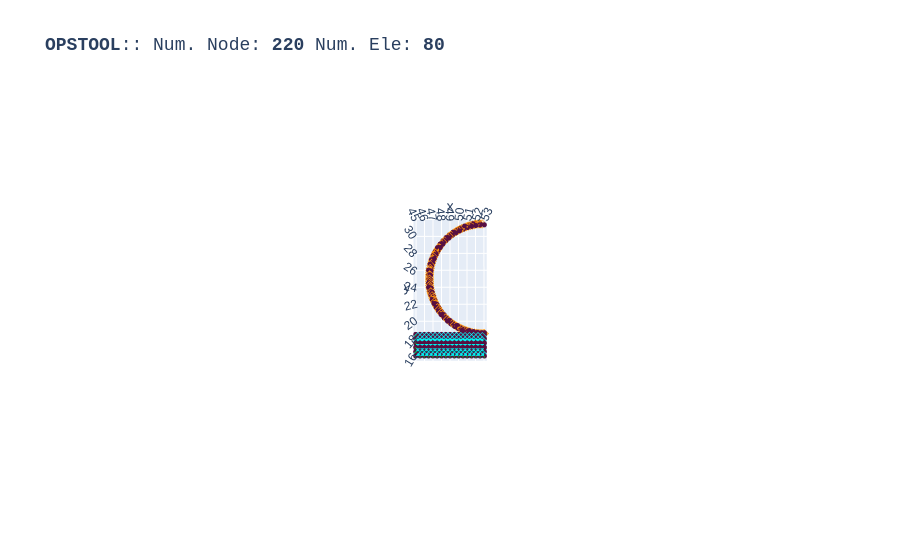

Write notebook code for a chart like this one.
### Code cell
opst.vis.plotly.plot_model()

### Figure 1 — Plotly figure (JSON) as saved in the notebook; plotly's stock layout.template omitted (floating-point values rounded to 4 significant figures; data arrays with more than 128 entries replaced by an {"elided": "..."} marker saying what was removed)
{"data": [{"color": "#00FFFF", "hoverinfo": "skip", "i": {"elided": "160 int values"}, "j": {"elided": "160 int values"}, "k": {"elided": "160 int values"}, "name": "FourNodeQuad", "opacity": 1, "type": "mesh3d", "x": {"elided": "320 float values"}, "y": {"elided": "320 float values"}, "z": {"elided": "320 float values"}}, {"connectgaps": false, "hoverinfo": "skip", "line": {"color": "black", "width": 1}, "mode": "lines", "name": "Edge", "type": "scatter3d", "x": {"elided": "480 float values"}, "y": {"elided": "480 float values"}, "z": {"elided": "480 float values"}}, {"connectgaps": false, "hoverinfo": "skip", "line": {"color": "#ff9408", "width": 5}, "mode": "lines", "name": "BeamContact2D", "type": "scatter3d", "x": {"elided": "240 float values"}, "y": {"elided": "240 float values"}, "z": {"elided": "240 float values"}}, {"customdata": ["eleTag: 1<br>connectedNodes:<br> [ 1  2 19 18]", "eleTag: 2<br>connectedNodes:<br> [ 2  3 20 19]", "eleTag: 3<br>connectedNodes:<br> [ 3  4 21 20]", "eleTag: 4<br>connectedNodes:<br> [ 4  5 22 21]", "eleTag: 5<br>connectedNodes:<br> [ 5  6 23 22]", "eleTag: 6<br>connectedNodes:<br> [ 6  7 24 23]", "eleTag: 7<br>connectedNodes:<br> [ 7  8 25 24]", "eleTag: 8<br>connectedNodes:<br> [ 8  9 26 25]", "eleTag: 9<br>connectedNodes:<br> [ 9 10 27 26]", "eleTag: 10<br>connectedNodes:<br> [10 11 28 27]", "eleTag: 11<br>connectedNodes:<br> [11 12 29 28]", "eleTag: 12<br>connectedNodes:<br> [12 13 30 29]", "eleTag: 13<br>connectedNodes:<br> [13 14 31 30]", "eleTag: 14<br>connectedNodes:<br> [14 15 32 31]", "eleTag: 15<br>connectedNodes:<br> [15 16 33 32]", "eleTag: 16<br>connectedNodes:<br> [16 17 34 33]", "eleTag: 17<br>connectedNodes:<br> [18 19 36 35]", "eleTag: 18<br>connectedNodes:<br> [19 20 37 36]", "eleTag: 19<br>connectedNodes:<br> [20 21 38 37]", "eleTag: 20<br>connectedNodes:<br> [21 22 39 38]", "eleTag: 21<br>connectedNodes:<br> [22 23 40 39]", "eleTag: 22<br>connectedNodes:<br> [23 24 41 40]", "eleTag: 23<br>connectedNodes:<br> [24 25 42 41]", "eleTag: 24<br>connectedNodes:<br> [25 26 43 42]", "eleTag: 25<br>connectedNodes:<br> [26 27 44 43]", "eleTag: 26<br>connectedNodes:<br> [27 28 45 44]", "eleTag: 27<br>connectedNodes:<br> [28 29 46 45]", "eleTag: 28<br>connectedNodes:<br> [29 30 47 46]", "eleTag: 29<br>connectedNodes:<br> [30 31 48 47]", "eleTag: 30<br>connectedNodes:<br> [31 32 49 48]", "eleTag: 31<br>connectedNodes:<br> [32 33 50 49]", "eleTag: 32<br>connectedNodes:<br> [33 34 51 50]", "eleTag: 33<br>connectedNodes:<br> [35 36 53 52]", "eleTag: 34<br>connectedNodes:<br> [36 37 54 53]", "eleTag: 35<br>connectedNodes:<br> [37 38 55 54]", "eleTag: 36<br>connectedNodes:<br> [38 39 56 55]", "eleTag: 37<br>connectedNodes:<br> [39 40 57 56]", "eleTag: 38<br>connectedNodes:<br> [40 41 58 57]", "eleTag: 39<br>connectedNodes:<br> [41 42 59 58]", "eleTag: 40<br>connectedNodes:<br> [42 43 60 59]", "eleTag: 41<br>connectedNodes:<br> [43 44 61 60]", "eleTag: 42<br>connectedNodes:<br> [44 45 62 61]", "eleTag: 43<br>connectedNodes:<br> [45 46 63 62]", "eleTag: 44<br>connectedNodes:<br> [46 47 64 63]", "eleTag: 45<br>connectedNodes:<br> [47 48 65 64]", "eleTag: 46<br>connectedNodes:<br> [48 49 66 65]", "eleTag: 47<br>connectedNodes:<br> [49 50 67 66]", "eleTag: 48<br>connectedNodes:<br> [50 51 68 67]", "eleTag: 49<br>connectedNodes:<br> [52 53 70 69]", "eleTag: 50<br>connectedNodes:<br> [53 54 71 70]", "eleTag: 51<br>connectedNodes:<br> [54 55 72 71]", "eleTag: 52<br>connectedNodes:<br> [55 56 73 72]", "eleTag: 53<br>connectedNodes:<br> [56 57 74 73]", "eleTag: 54<br>connectedNodes:<br> [57 58 75 74]", "eleTag: 55<br>connectedNodes:<br> [58 59 76 75]", "eleTag: 56<br>connectedNodes:<br> [59 60 77 76]", "eleTag: 57<br>connectedNodes:<br> [60 61 78 77]", "eleTag: 58<br>connectedNodes:<br> [61 62 79 78]", "eleTag: 59<br>connectedNodes:<br> [62 63 80 79]", "eleTag: 60<br>connectedNodes:<br> [63 64 81 80]", "eleTag: 61<br>connectedNodes:<br> [64 65 82 81]", "eleTag: 62<br>connectedNodes:<br> [65 66 83 82]", "eleTag: 63<br>connectedNodes:<br> [66 67 84 83]", "eleTag: 64<br>connectedNodes:<br> [67 68 85 84]", "eleTag: 65<br>connectedNodes:<br> [69 70 87 86]", "eleTag: 66<br>connectedNodes:<br> [70 71 88 87]", "eleTag: 67<br>connectedNodes:<br> [71 72 89 88]", "eleTag: 68<br>connectedNodes:<br> [72 73 90 89]", "eleTag: 69<br>connectedNodes:<br> [73 74 91 90]", "eleTag: 70<br>connectedNodes:<br> [74 75 92 91]", "eleTag: 71<br>connectedNodes:<br> [75 76 93 92]", "eleTag: 72<br>connectedNodes:<br> [76 77 94 93]", "eleTag: 73<br>connectedNodes:<br> [77 78 95 94]", "eleTag: 74<br>connectedNodes:<br> [78 79 96 95]", "eleTag: 75<br>connectedNodes:<br> [79 80 97 96]", "eleTag: 76<br>connectedNodes:<br> [80 81 98 97]", "eleTag: 77<br>connectedNodes:<br> [81 82 99 98]", "eleTag: 78<br>connectedNodes:<br> [ 82  83 100  99]", "eleTag: 79<br>connectedNodes:<br> [ 83  84 101 100]", "eleTag: 80<br>connectedNodes:<br> [ 84  85 102 101]"], "hovertemplate": "%{customdata}", "marker": {"color": "#00FFFF", "size": 3, "symbol": "diamond-open"}, "mode": "markers", "name": "FourNodeQuad", "type": "scatter3d", "x": [45.25, 45.75, 46.25, 46.75, 47.25, 47.75, 48.25, 48.75, 49.25, 49.75, 50.25, 50.75, 51.25, 51.75, 52.25, 52.75, 45.25, 45.75, 46.25, 46.75, 47.25, 47.75, 48.25, 48.75, 49.25, 49.75, 50.25, 50.75, 51.25, 51.75, 52.25, 52.75, 45.25, 45.75, 46.25, 46.75, 47.25, 47.75, 48.25, 48.75, 49.25, 49.75, 50.25, 50.75, 51.25, 51.75, 52.25, 52.75, 45.25, 45.75, 46.25, 46.75, 47.25, 47.75, 48.25, 48.75, 49.25, 49.75, 50.25, 50.75, 51.25, 51.75, 52.25, 52.75, 45.25, 45.75, 46.25, 46.75, 47.25, 47.75, 48.25, 48.75, 49.25, 49.75, 50.25, 50.75, 51.25, 51.75, 52.25, 52.75], "y": [16.25, 16.25, 16.25, 16.25, 16.25, 16.25, 16.25, 16.25, 16.25, 16.25, 16.25, 16.25, 16.25, 16.25, 16.25, 16.25, 16.75, 16.75, 16.75, 16.75, 16.75, 16.75, 16.75, 16.75, 16.75, 16.75, 16.75, 16.75, 16.75, 16.75, 16.75, 16.75, 17.25, 17.25, 17.25, 17.25, 17.25, 17.25, 17.25, 17.25, 17.25, 17.25, 17.25, 17.25, 17.25, 17.25, 17.25, 17.25, 17.75, 17.75, 17.75, 17.75, 17.75, 17.75, 17.75, 17.75, 17.75, 17.75, 17.75, 17.75, 17.75, 17.75, 17.75, 17.75, 18.25, 18.25, 18.25, 18.25, 18.25, 18.25, 18.25, 18.25, 18.25, 18.25, 18.25, 18.25, 18.25, 18.25, 18.25, 18.25], "z": [0.0, 0.0, 0.0, 0.0, 0.0, 0.0, 0.0, 0.0, 0.0, 0.0, 0.0, 0.0, 0.0, 0.0, 0.0, 0.0, 0.0, 0.0, 0.0, 0.0, 0.0, 0.0, 0.0, 0.0, 0.0, 0.0, 0.0, 0.0, 0.0, 0.0, 0.0, 0.0, 0.0, 0.0, 0.0, 0.0, 0.0, 0.0, 0.0, 0.0, 0.0, 0.0, 0.0, 0.0, 0.0, 0.0, 0.0, 0.0, 0.0, 0.0, 0.0, 0.0, 0.0, 0.0, 0.0, 0.0, 0.0, 0.0, 0.0, 0.0, 0.0, 0.0, 0.0, 0.0, 0.0, 0.0, 0.0, 0.0, 0.0, 0.0, 0.0, 0.0, 0.0, 0.0, 0.0, 0.0, 0.0, 0.0, 0.0, 0.0]}, {"customdata": ["eleTag: 1000<br>connectedNodes:<br> [240 103]", "eleTag: 1000<br>connectedNodes:<br> [240 104]", "eleTag: 1001<br>connectedNodes:<br> [241 104]", "eleTag: 1001<br>connectedNodes:<br> [241 105]", "eleTag: 1002<br>connectedNodes:<br> [242 105]", "eleTag: 1002<br>connectedNodes:<br> [242 106]", "eleTag: 1003<br>connectedNodes:<br> [243 106]", "eleTag: 1003<br>connectedNodes:<br> [243 107]", "eleTag: 1004<br>connectedNodes:<br> [244 107]", "eleTag: 1004<br>connectedNodes:<br> [244 108]", "eleTag: 1005<br>connectedNodes:<br> [245 108]", "eleTag: 1005<br>connectedNodes:<br> [245 109]", "eleTag: 1006<br>connectedNodes:<br> [246 109]", "eleTag: 1006<br>connectedNodes:<br> [246 110]", "eleTag: 1007<br>connectedNodes:<br> [247 110]", "eleTag: 1007<br>connectedNodes:<br> [247 111]", "eleTag: 1008<br>connectedNodes:<br> [248 111]", "eleTag: 1008<br>connectedNodes:<br> [248 112]", "eleTag: 1009<br>connectedNodes:<br> [249 112]", "eleTag: 1009<br>connectedNodes:<br> [249 113]", "eleTag: 1010<br>connectedNodes:<br> [250 113]", "eleTag: 1010<br>connectedNodes:<br> [250 114]", "eleTag: 1011<br>connectedNodes:<br> [251 114]", "eleTag: 1011<br>connectedNodes:<br> [251 115]", "eleTag: 1012<br>connectedNodes:<br> [252 115]", "eleTag: 1012<br>connectedNodes:<br> [252 116]", "eleTag: 1013<br>connectedNodes:<br> [253 116]", "eleTag: 1013<br>connectedNodes:<br> [253 117]", "eleTag: 1014<br>connectedNodes:<br> [254 117]", "eleTag: 1014<br>connectedNodes:<br> [254 118]", "eleTag: 1015<br>connectedNodes:<br> [255 118]", "eleTag: 1015<br>connectedNodes:<br> [255 119]", "eleTag: 1016<br>connectedNodes:<br> [256 119]", "eleTag: 1016<br>connectedNodes:<br> [256 120]", "eleTag: 1017<br>connectedNodes:<br> [257 120]", "eleTag: 1017<br>connectedNodes:<br> [257 121]", "eleTag: 1018<br>connectedNodes:<br> [258 121]", "eleTag: 1018<br>connectedNodes:<br> [258 122]", "eleTag: 1019<br>connectedNodes:<br> [259 122]", "eleTag: 1019<br>connectedNodes:<br> [259 123]", "eleTag: 1020<br>connectedNodes:<br> [260 123]", "eleTag: 1020<br>connectedNodes:<br> [260 124]", "eleTag: 1021<br>connectedNodes:<br> [261 124]", "eleTag: 1021<br>connectedNodes:<br> [261 125]", "eleTag: 1022<br>connectedNodes:<br> [262 125]", "eleTag: 1022<br>connectedNodes:<br> [262 126]", "eleTag: 1023<br>connectedNodes:<br> [263 126]", "eleTag: 1023<br>connectedNodes:<br> [263 127]", "eleTag: 1024<br>connectedNodes:<br> [264 127]", "eleTag: 1024<br>connectedNodes:<br> [264 128]", "eleTag: 1025<br>connectedNodes:<br> [265 128]", "eleTag: 1025<br>connectedNodes:<br> [265 129]", "eleTag: 1026<br>connectedNodes:<br> [266 129]", "eleTag: 1026<br>connectedNodes:<br> [266 130]", "eleTag: 1027<br>connectedNodes:<br> [267 130]", "eleTag: 1027<br>connectedNodes:<br> [267 131]", "eleTag: 1028<br>connectedNodes:<br> [268 131]", "eleTag: 1028<br>connectedNodes:<br> [268 132]", "eleTag: 1029<br>connectedNodes:<br> [269 132]", "eleTag: 1029<br>connectedNodes:<br> [269 133]", "eleTag: 1030<br>connectedNodes:<br> [270 133]", "eleTag: 1030<br>connectedNodes:<br> [270 134]", "eleTag: 1031<br>connectedNodes:<br> [271 134]", "eleTag: 1031<br>connectedNodes:<br> [271 135]", "eleTag: 1032<br>connectedNodes:<br> [272 135]", "eleTag: 1032<br>connectedNodes:<br> [272 136]", "eleTag: 1033<br>connectedNodes:<br> [273 136]", "eleTag: 1033<br>connectedNodes:<br> [273 137]", "eleTag: 1034<br>connectedNodes:<br> [274 137]", "eleTag: 1034<br>connectedNodes:<br> [274 138]", "eleTag: 1035<br>connectedNodes:<br> [275 138]", "eleTag: 1035<br>connectedNodes:<br> [275 139]", "eleTag: 1036<br>connectedNodes:<br> [276 139]", "eleTag: 1036<br>connectedNodes:<br> [276 140]", "eleTag: 1037<br>connectedNodes:<br> [100 140]", "eleTag: 1037<br>connectedNodes:<br> [100 141]", "eleTag: 1038<br>connectedNodes:<br> [101 141]", "eleTag: 1038<br>connectedNodes:<br> [101 142]", "eleTag: 1039<br>connectedNodes:<br> [102 142]", "eleTag: 1039<br>connectedNodes:<br> [102 143]"], "hovertemplate": "%{customdata}", "marker": {"color": "#ff9408", "size": 3, "symbol": "diamond-open"}, "mode": "markers", "name": "BeamContact2D", "type": "scatter3d", "x": [52.75, 52.5, 52.25, 52.0, 51.84, 51.59, 51.35, 51.11, 50.87, 50.64, 50.38, 50.16, 49.94, 49.72, 49.5, 49.29, 49.09, 48.89, 48.71, 48.52, 48.34, 48.17, 48.01, 47.86, 47.7, 47.57, 47.43, 47.31, 47.19, 47.09, 46.99, 46.91, 46.83, 46.76, 46.68, 46.63, 46.63, 46.61, 46.61, 46.6, 46.6, 46.61, 46.61, 46.65, 46.7, 46.76, 46.82, 46.89, 46.99, 47.08, 47.18, 47.29, 47.41, 47.54, 47.68, 47.83, 47.97, 48.13, 48.31, 48.49, 48.68, 48.87, 49.07, 49.27, 49.49, 49.7, 49.91, 50.13, 50.35, 50.58, 50.84, 51.07, 51.31, 51.55, 51.86, 52.1, 52.35, 52.6, 52.85, 53.0], "y": [31.4, 31.39, 31.39, 31.36, 31.32, 31.27, 31.21, 31.14, 31.06, 30.97, 30.87, 30.76, 30.65, 30.52, 30.39, 30.25, 30.09, 29.94, 29.78, 29.61, 29.42, 29.24, 29.05, 28.85, 28.64, 28.43, 28.19, 27.98, 27.75, 27.52, 27.27, 27.04, 26.78, 26.54, 26.19, 25.95, 25.7, 25.45, 25.2, 24.95, 24.7, 24.45, 24.2, 23.95, 23.73, 23.48, 23.24, 23.0, 22.74, 22.51, 22.29, 22.06, 21.83, 21.61, 21.39, 21.19, 21.0, 20.81, 20.61, 20.43, 20.25, 20.08, 19.92, 19.77, 19.62, 19.49, 19.37, 19.25, 19.15, 19.05, 18.95, 18.87, 18.8, 18.74, 18.67, 18.62, 18.62, 18.6, 18.6, 18.6], "z": [0.0, 0.0, 0.0, 0.0, 0.0, 0.0, 0.0, 0.0, 0.0, 0.0, 0.0, 0.0, 0.0, 0.0, 0.0, 0.0, 0.0, 0.0, 0.0, 0.0, 0.0, 0.0, 0.0, 0.0, 0.0, 0.0, 0.0, 0.0, 0.0, 0.0, 0.0, 0.0, 0.0, 0.0, 0.0, 0.0, 0.0, 0.0, 0.0, 0.0, 0.0, 0.0, 0.0, 0.0, 0.0, 0.0, 0.0, 0.0, 0.0, 0.0, 0.0, 0.0, 0.0, 0.0, 0.0, 0.0, 0.0, 0.0, 0.0, 0.0, 0.0, 0.0, 0.0, 0.0, 0.0, 0.0, 0.0, 0.0, 0.0, 0.0, 0.0, 0.0, 0.0, 0.0, 0.0, 0.0, 0.0, 0.0, 0.0, 0.0]}, {"customdata": {"elided": "220 str values"}, "hovertemplate": "x: %{x}<br>y: %{y}<br>z: %{z} <br>nodeTag: %{customdata}", "marker": {"color": "#580f41", "size": 3, "symbol": "circle"}, "mode": "markers", "name": "Nodes", "type": "scatter3d", "x": {"elided": "220 float values"}, "y": {"elided": "220 float values"}, "z": {"elided": "220 float values"}}, {"connectgaps": false, "hoverinfo": "skip", "line": {"color": "#15b01a", "width": 1}, "mode": "lines", "name": "BC", "type": "scatter3d", "x": {"elided": "217 float values"}, "y": {"elided": "217 float values"}, "z": {"elided": "217 float values"}}], "layout": {"autosize": true, "font": {"family": "Arial, sans-serif"}, "scene": {"aspectmode": "data", "camera": {"eye": {"x": 0, "y": -0.1, "z": 10}}, "dragmode": "pan", "xaxis": {"showbackground": false}, "yaxis": {"showbackground": false}, "zaxis": {"showbackground": true, "showgrid": true, "showticklabels": false, "ticks": "", "title": {"text": ""}, "visible": true}}, "showlegend": false, "title": {"font": {"family": "courier", "size": 18}, "text": "<b>OPSTOOL</b>:: Num. Node: <b>220</b> Num. Ele: <b>80</b>"}}}
